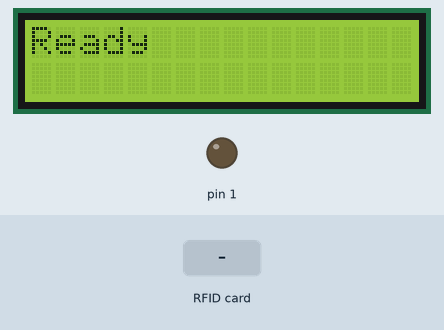
A program run on a simulated Raspberry Pi (header pin numbers), started with the argument 3. Shown: 16×2 character LCD, output pins drawn as LEDs (lit = HIGH). The test bench sets the inputs (shaded band). Pin numbers are wiringPi numbers; the RFID card's data blocks start empty; what the program prints to the terminal is not drawn. At 1.4 s the program stops and its outputs stay as they are.

Above: at 1.2 s.
1.3 s: RFID card 5E 7A 19 C4 held to the reader
At 2.3 s:
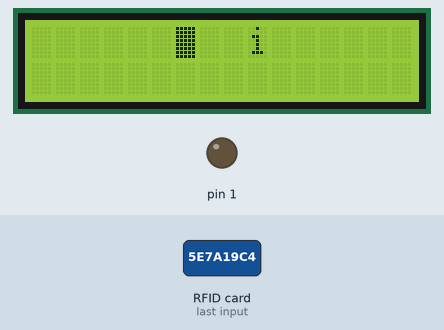
Timing chart, 0 to 2.9 s (numbered marks = the images above; inputs shaded):
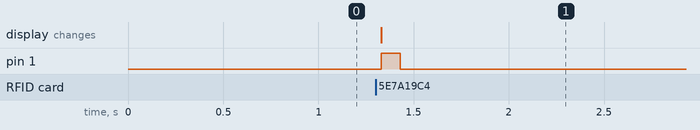

Measured:
- after the input at 1.3 s, pin 1: LOW → HIGH at once, → LOW 0.10 s later; the display: changes at once (image 1)

The program:

read_once_with_key_LCD_onlyID.py
```python
#!/usr/bin/env python3
from pirc522 import RFID
# Calls GPIO cleanup
import Adafruit_CharLCD as LCD


import RPi.GPIO as GPIO
#rdr = RFID(0,0,1000000,22,0,18,GPIO.BOARD)
rdr = RFID(0,0,1000000,25,0,24,GPIO.BCM)


lcd_rs        = 26
lcd_en        = 19
lcd_d4        = 20
lcd_d5        = 21
lcd_d6        = 22
lcd_d7        = 27
#
lcd_columns = 16
lcd_rows    = 2
#
#
lcd = LCD.Adafruit_CharLCD(lcd_rs, lcd_en, lcd_d4, lcd_d5, lcd_d6, lcd_d7,
                       lcd_columns, lcd_rows)
import sys
import time
import wiringpi as w
w.wiringPiSetup()
w.pinMode(1,1)
sector = int(sys.argv[1])
# print('target sector = : ', sector)
lcd.clear()
lcd.message('Ready')
while True:
  rdr.wait_for_tag()
  (error, tag_type) = rdr.request()
  if not error:
#    print("Tag detected")
    (error, uid) = rdr.anticoll()
    if not error:
#      print("  UID: " + str(uid))
      # Select Tag is required before Auth
      if not rdr.select_tag(uid):
#        print("  not rdr.select_tag")

        # Auth for block  using default shipping key A
        if not rdr.card_auth(rdr.auth_a, sector, [0xC0, 0xC1, 0xC2, 0xC3, 0xC4, 0xC5], uid):
          # This will print something like (False, [0, 0, 0, 0, 0, 0, 0, 0, 0, 0, 0, 0, 0, 0, 0, 0])
#          print("      Reading sector "+ str(sector) +" " + str(rdr.read(sector)))
          (error,data)=rdr.read(sector)
          if not error:
#            print( str(data))
#            print( str(data))
            data2=data[0:10]
            id=(''.join(map(chr,data2)))
            print(id)
            lcd.clear()
            lcd.message(id)
            w.digitalWrite(1,1)
            time.sleep(0.1)
            w.digitalWrite(1,0)

            break

          # Always stop crypto1 when done working
          rdr.stop_crypto()

rdr.cleanup()
```
